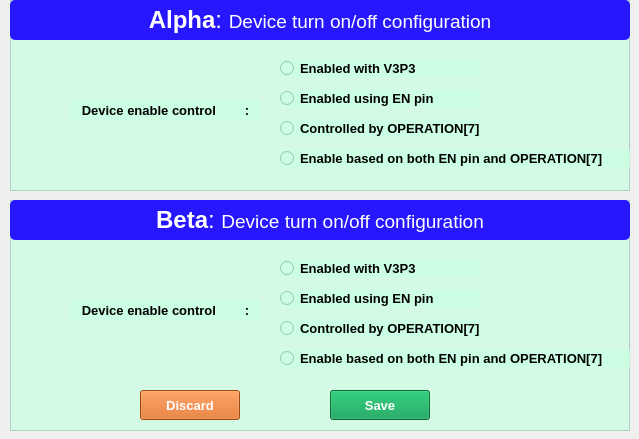
<?xml version="1.0" encoding="UTF-8"?>
<ui version="4.0">
 <class>Controller_EN_configuration</class>
 <widget class="QMainWindow" name="Controller_EN_configuration">
  <property name="geometry">
   <rect>
    <x>0</x>
    <y>0</y>
    <width>639</width>
    <height>439</height>
   </rect>
  </property>
  <property name="windowTitle">
   <string>Boot Voltage</string>
  </property>
  <widget class="QWidget" name="centralwidget">
   <widget class="QFrame" name="frame_railA">
    <property name="geometry">
     <rect>
      <x>10</x>
      <y>0</y>
      <width>620</width>
      <height>191</height>
     </rect>
    </property>
    <property name="styleSheet">
     <string notr="true">background-color: rgba(201, 255, 226, 179);</string>
    </property>
    <property name="frameShape">
     <enum>QFrame::StyledPanel</enum>
    </property>
    <property name="frameShadow">
     <enum>QFrame::Raised</enum>
    </property>
    <widget class="QLabel" name="label_railA">
     <property name="geometry">
      <rect>
       <x>0</x>
       <y>0</y>
       <width>620</width>
       <height>40</height>
      </rect>
     </property>
     <property name="font">
      <font>
       <family>Arial</family>
       <pointsize>18</pointsize>
      </font>
     </property>
     <property name="styleSheet">
      <string notr="true">background-color: rgb(38, 23, 255);
color: rgb(255, 255, 255);
border-radius:5px;</string>
     </property>
     <property name="text">
      <string>&lt;html&gt;&lt;head/&gt;&lt;body&gt;&lt;p&gt;&lt;span style=&quot; font-weight:600;&quot;&gt;Alpha&lt;/span&gt;: &lt;span style=&quot; font-size:14pt;&quot;&gt;Device turn on/off configuration&lt;/span&gt;&lt;/p&gt;&lt;/body&gt;&lt;/html&gt;</string>
     </property>
     <property name="alignment">
      <set>Qt::AlignCenter</set>
     </property>
    </widget>
    <widget class="QLabel" name="label_enable_control">
     <property name="geometry">
      <rect>
       <x>60</x>
       <y>100</y>
       <width>191</width>
       <height>20</height>
      </rect>
     </property>
     <property name="font">
      <font>
       <family>Arial</family>
       <pointsize>10</pointsize>
       <weight>75</weight>
       <bold>true</bold>
      </font>
     </property>
     <property name="styleSheet">
      <string notr="true">color: rgb(0, 170, 127);
color: rgb(0, 0, 0);</string>
     </property>
     <property name="text">
      <string>Device enable control        :</string>
     </property>
     <property name="alignment">
      <set>Qt::AlignCenter</set>
     </property>
    </widget>
    <widget class="QRadioButton" name="radioButton_operation_railA">
     <property name="geometry">
      <rect>
       <x>270</x>
       <y>120</y>
       <width>200</width>
       <height>17</height>
      </rect>
     </property>
     <property name="font">
      <font>
       <family>Arial</family>
       <pointsize>10</pointsize>
       <weight>75</weight>
       <bold>true</bold>
      </font>
     </property>
     <property name="layoutDirection">
      <enum>Qt::LeftToRight</enum>
     </property>
     <property name="locale">
      <locale language="English" country="UnitedStates"/>
     </property>
     <property name="text">
      <string>Controlled by OPERATION[7]</string>
     </property>
    </widget>
    <widget class="QRadioButton" name="radioButton_both_railA">
     <property name="geometry">
      <rect>
       <x>270</x>
       <y>150</y>
       <width>350</width>
       <height>17</height>
      </rect>
     </property>
     <property name="font">
      <font>
       <family>Arial</family>
       <pointsize>10</pointsize>
       <weight>75</weight>
       <bold>true</bold>
      </font>
     </property>
     <property name="layoutDirection">
      <enum>Qt::LeftToRight</enum>
     </property>
     <property name="locale">
      <locale language="English" country="UnitedStates"/>
     </property>
     <property name="text">
      <string>Enable based on both EN pin and OPERATION[7]</string>
     </property>
    </widget>
    <widget class="QRadioButton" name="radioButton_V3P3_railA">
     <property name="geometry">
      <rect>
       <x>270</x>
       <y>60</y>
       <width>200</width>
       <height>17</height>
      </rect>
     </property>
     <property name="font">
      <font>
       <family>Arial</family>
       <pointsize>10</pointsize>
       <weight>75</weight>
       <bold>true</bold>
      </font>
     </property>
     <property name="layoutDirection">
      <enum>Qt::LeftToRight</enum>
     </property>
     <property name="locale">
      <locale language="English" country="UnitedStates"/>
     </property>
     <property name="text">
      <string>Enabled with V3P3</string>
     </property>
    </widget>
    <widget class="QRadioButton" name="radioButton_EN_pin_railA">
     <property name="geometry">
      <rect>
       <x>270</x>
       <y>90</y>
       <width>200</width>
       <height>17</height>
      </rect>
     </property>
     <property name="font">
      <font>
       <family>Arial</family>
       <pointsize>10</pointsize>
       <weight>75</weight>
       <bold>true</bold>
      </font>
     </property>
     <property name="layoutDirection">
      <enum>Qt::LeftToRight</enum>
     </property>
     <property name="locale">
      <locale language="English" country="UnitedStates"/>
     </property>
     <property name="text">
      <string>Enabled using EN pin</string>
     </property>
    </widget>
   </widget>
   <widget class="QFrame" name="frame_railB">
    <property name="geometry">
     <rect>
      <x>10</x>
      <y>200</y>
      <width>620</width>
      <height>231</height>
     </rect>
    </property>
    <property name="styleSheet">
     <string notr="true">background-color: rgba(201, 255, 226, 179);</string>
    </property>
    <property name="frameShape">
     <enum>QFrame::StyledPanel</enum>
    </property>
    <property name="frameShadow">
     <enum>QFrame::Raised</enum>
    </property>
    <widget class="QLabel" name="label_railB">
     <property name="geometry">
      <rect>
       <x>0</x>
       <y>0</y>
       <width>620</width>
       <height>40</height>
      </rect>
     </property>
     <property name="font">
      <font>
       <family>Arial</family>
       <pointsize>18</pointsize>
      </font>
     </property>
     <property name="styleSheet">
      <string notr="true">background-color: rgb(38, 23, 255);
color: rgb(255, 255, 255);
border-radius:5px;</string>
     </property>
     <property name="text">
      <string>&lt;html&gt;&lt;head/&gt;&lt;body&gt;&lt;p&gt;&lt;span style=&quot; font-weight:600;&quot;&gt;Beta&lt;/span&gt;: &lt;span style=&quot; font-size:14pt;&quot;&gt;Device turn on/off configuration&lt;/span&gt;&lt;/p&gt;&lt;/body&gt;&lt;/html&gt;</string>
     </property>
     <property name="alignment">
      <set>Qt::AlignCenter</set>
     </property>
    </widget>
    <widget class="QPushButton" name="pushButton_discard">
     <property name="geometry">
      <rect>
       <x>130</x>
       <y>190</y>
       <width>100</width>
       <height>30</height>
      </rect>
     </property>
     <property name="font">
      <font>
       <pointsize>10</pointsize>
       <weight>75</weight>
       <bold>true</bold>
      </font>
     </property>
     <property name="focusPolicy">
      <enum>Qt::ClickFocus</enum>
     </property>
     <property name="styleSheet">
      <string notr="true">background-color: rgb(219, 100, 17);
color: rgb(255, 255, 255);
</string>
     </property>
     <property name="text">
      <string>Discard</string>
     </property>
    </widget>
    <widget class="QPushButton" name="pushButton_save">
     <property name="geometry">
      <rect>
       <x>320</x>
       <y>190</y>
       <width>100</width>
       <height>30</height>
      </rect>
     </property>
     <property name="font">
      <font>
       <pointsize>10</pointsize>
       <weight>75</weight>
       <bold>true</bold>
      </font>
     </property>
     <property name="focusPolicy">
      <enum>Qt::ClickFocus</enum>
     </property>
     <property name="styleSheet">
      <string notr="true">background-color: rgb(0, 153, 74);
color: rgb(255, 255, 255);
</string>
     </property>
     <property name="text">
      <string>Save</string>
     </property>
    </widget>
    <widget class="QRadioButton" name="radioButton_operation_railB">
     <property name="geometry">
      <rect>
       <x>270</x>
       <y>120</y>
       <width>200</width>
       <height>17</height>
      </rect>
     </property>
     <property name="font">
      <font>
       <family>Arial</family>
       <pointsize>10</pointsize>
       <weight>75</weight>
       <bold>true</bold>
      </font>
     </property>
     <property name="layoutDirection">
      <enum>Qt::LeftToRight</enum>
     </property>
     <property name="locale">
      <locale language="English" country="UnitedStates"/>
     </property>
     <property name="text">
      <string>Controlled by OPERATION[7]</string>
     </property>
    </widget>
    <widget class="QLabel" name="label_enable_control_2">
     <property name="geometry">
      <rect>
       <x>60</x>
       <y>100</y>
       <width>191</width>
       <height>20</height>
      </rect>
     </property>
     <property name="font">
      <font>
       <family>Arial</family>
       <pointsize>10</pointsize>
       <weight>75</weight>
       <bold>true</bold>
      </font>
     </property>
     <property name="styleSheet">
      <string notr="true">color: rgb(0, 170, 127);
color: rgb(0, 0, 0);</string>
     </property>
     <property name="text">
      <string>Device enable control        :</string>
     </property>
     <property name="alignment">
      <set>Qt::AlignCenter</set>
     </property>
    </widget>
    <widget class="QRadioButton" name="radioButton_V3P3_railB">
     <property name="geometry">
      <rect>
       <x>270</x>
       <y>60</y>
       <width>200</width>
       <height>17</height>
      </rect>
     </property>
     <property name="font">
      <font>
       <family>Arial</family>
       <pointsize>10</pointsize>
       <weight>75</weight>
       <bold>true</bold>
      </font>
     </property>
     <property name="layoutDirection">
      <enum>Qt::LeftToRight</enum>
     </property>
     <property name="locale">
      <locale language="English" country="UnitedStates"/>
     </property>
     <property name="text">
      <string>Enabled with V3P3</string>
     </property>
    </widget>
    <widget class="QRadioButton" name="radioButton_both_railB">
     <property name="geometry">
      <rect>
       <x>270</x>
       <y>150</y>
       <width>350</width>
       <height>17</height>
      </rect>
     </property>
     <property name="font">
      <font>
       <family>Arial</family>
       <pointsize>10</pointsize>
       <weight>75</weight>
       <bold>true</bold>
      </font>
     </property>
     <property name="layoutDirection">
      <enum>Qt::LeftToRight</enum>
     </property>
     <property name="locale">
      <locale language="English" country="UnitedStates"/>
     </property>
     <property name="text">
      <string>Enable based on both EN pin and OPERATION[7]</string>
     </property>
    </widget>
    <widget class="QRadioButton" name="radioButton_EN_pin_railB">
     <property name="geometry">
      <rect>
       <x>270</x>
       <y>90</y>
       <width>200</width>
       <height>17</height>
      </rect>
     </property>
     <property name="font">
      <font>
       <family>Arial</family>
       <pointsize>10</pointsize>
       <weight>75</weight>
       <bold>true</bold>
      </font>
     </property>
     <property name="layoutDirection">
      <enum>Qt::LeftToRight</enum>
     </property>
     <property name="locale">
      <locale language="English" country="UnitedStates"/>
     </property>
     <property name="text">
      <string>Enabled using EN pin</string>
     </property>
    </widget>
   </widget>
  </widget>
 </widget>
 <resources>
  <include location="../GUI_IMAGE/resource.qrc"/>
 </resources>
 <connections/>
</ui>
